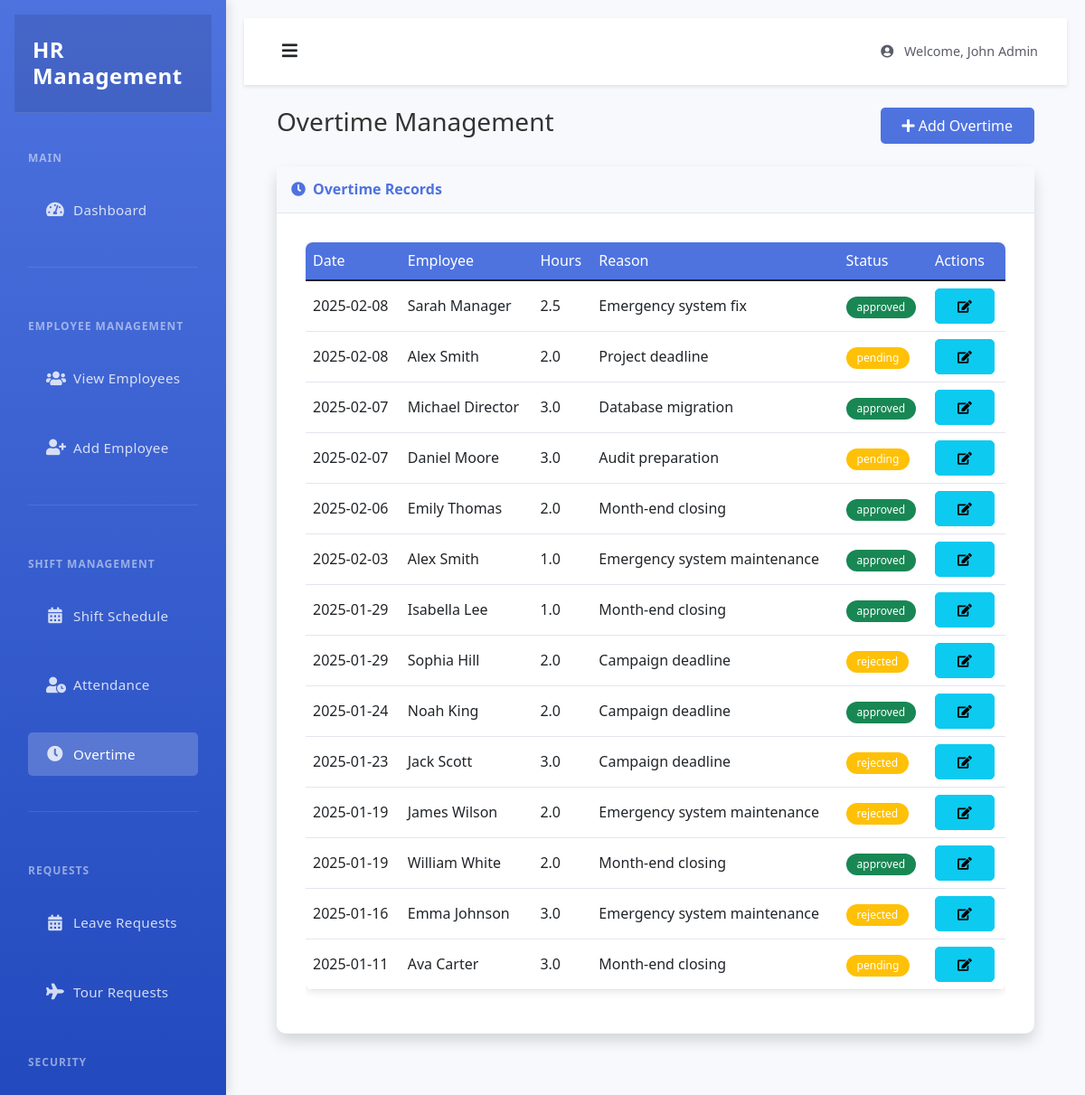
The page /admin/overtime (signed in) on the database its author committed.
### tables this page shows
CREATE TABLE overtime (
    id INTEGER PRIMARY KEY AUTOINCREMENT,
    user_id INTEGER NOT NULL,
    date TEXT NOT NULL,
    hours REAL NOT NULL,
    reason TEXT,
    status TEXT NOT NULL DEFAULT 'pending',
    created_at TIMESTAMP DEFAULT CURRENT_TIMESTAMP,
    FOREIGN KEY (user_id) REFERENCES users (id)
);

CREATE TABLE users (
    id INTEGER PRIMARY KEY AUTOINCREMENT,
    first_name TEXT NOT NULL,
    last_name TEXT NOT NULL,
    email TEXT UNIQUE NOT NULL,
    phone TEXT,
    username TEXT UNIQUE,
    password_hash TEXT NOT NULL,
    role TEXT NOT NULL,
    position TEXT,
    department TEXT,
    salary REAL,
    duration INTEGER,
    join_date TEXT,
    profile_pic TEXT,
    status TEXT DEFAULT 'active',
    created_at TIMESTAMP DEFAULT CURRENT_TIMESTAMP
);

### app.py (the view)
@app.route('/admin/overtime')
@admin_required
def manage_overtime():
    db = get_db()
    cursor = db.cursor()
    cursor.execute('''
        SELECT o.*, u.first_name, u.last_name
        FROM overtime o
        JOIN users u ON o.user_id = u.id
        ORDER BY o.date DESC
    ''')
    overtime_records = cursor.fetchall()
    cursor.execute('''
        SELECT id, first_name, last_name
        FROM users
        WHERE role = 'employee'
        ORDER BY first_name
    ''')
    employees = cursor.fetchall()
    return render_template('admin/overtime.html',
                         overtime_records=overtime_records,
                         employees=employees)

### app.py (called while the page is built)
def get_db():
    if not hasattr(g, 'sqlite_db'):
        g.sqlite_db = sqlite3.connect(app.config['DATABASE'])
        g.sqlite_db.row_factory = sqlite3.Row
    return g.sqlite_db

def admin_required(f):
    @wraps(f)
    def decorated_function(*args, **kwargs):
        if 'is_admin' not in session or not session['is_admin']:
            flash('Admin access required')
            return redirect(url_for('login'))
        return f(*args, **kwargs)
    return decorated_function

### templates/admin/overtime.html (shortened to what this page needs)
{% extends "admin/base.html" %}
{% block content %}
<div class="container-fluid">
    <div class="d-flex justify-content-between align-items-center mb-4">
        <h1 class="h3 text-gray-800">Overtime Management</h1>
        <button class="btn btn-primary" data-bs-toggle="modal" data-bs-target="#addOvertimeModal">
            <i class="fas fa-plus"></i> Add Overtime
        </button>
    </div>
    <div class="card shadow mb-4">
        <div class="card-header py-3">
            <h6 class="m-0 font-weight-bold text-primary">
                <i class="fas fa-clock me-2"></i>Overtime Records
            </h6>
        </div>
        <div class="card-body">
            <div class="table-responsive">
                <table class="table table-hover">
                    <thead>
                        <tr>
                            <th>Date</th>
                            <th>Employee</th>
                            <th>Hours</th>
                            <th>Reason</th>
                            <th>Status</th>
                            <th>Actions</th>
                        </tr>
                    </thead>
                    <tbody>
                        {% for record in overtime_records %}
                        <tr>
                            <td>{{ record.date }}</td>
                            <td>{{ record.first_name }} {{ record.last_name }}</td>
                            <td>{{ record.hours }}</td>
                            <td>{{ record.reason }}</td>
                            <td>
                                <span class="badge bg-{{ 'success' if record.status == 'approved' else 'warning' }}">
                                    {{ record.status }}
                                </span>
                            </td>
                            <td>
                                <button class="btn btn-sm btn-info">
                                    <i class="fas fa-edit"></i>
                                </button>
                            </td>
                        </tr>
                        {% endfor %}
                    </tbody>
                </table>
            </div>
        </div>
    </div>
</div>
{% endblock %}

### static/style.css (style rules this page uses)
* { margin: 0; padding: 0; box-sizing: border-box; }
body { font-family: 'Segoe UI', Tahoma, Geneva, Verdana, sans-serif; line-height: 1.6; background-color: #f8f9fa; color: #333; min-height: 100vh; display: flex; flex-direction: column; }
.card { background: white; border-radius: 10px; box-shadow: 0 2px 15px rgba(0, 0, 0, 0.1); transition: transform 0.2s, box-shadow 0.2s; margin-bottom: 20px; border: none; }
.card-body { padding: 2rem; }
.btn { padding: 0.5rem 1.5rem; border-radius: 5px; transition: all 0.3s; font-weight: 500; }
.btn-primary { background-color: #4e73df; border: none; }
.table { background: white; border-radius: 8px; overflow: hidden; box-shadow: 0 2px 10px rgba(0, 0, 0, 0.1); }
.table th { background-color: #4e73df; color: white; font-weight: 500; border: none; }
.table td { vertical-align: middle; border-color: #e3e6f0; }
.badge { padding: 0.5em 1em; font-weight: 500; border-radius: 30px; }
.card { margin-bottom: 20px; }
.card-header { background-color: #f8f9fc; border-bottom: 1px solid #e3e6f0; }
.font-weight-bold { font-weight: 700 !important; }
.text-primary { color: #4e73df !important; }
.btn-primary { background-color: #4e73df; border-color: #4e73df; }

### rows shown on the page
overtime: date "2025-02-08", first_name "Sarah", last_name "Manager", hours "2.5", reason "Emergency system fix", status "approved"
overtime: date "2025-02-08", first_name "Alex", last_name "Smith", hours "2.0", reason "Project deadline", status "pending"
overtime: date "2025-02-07", first_name "Michael", last_name "Director", hours "3.0", reason "Database migration", status "approved"
overtime: date "2025-02-07", first_name "Daniel", last_name "Moore", hours "3.0", reason "Audit preparation", status "pending"
overtime: date "2025-02-06", first_name "Emily", last_name "Thomas", hours "2.0", reason "Month-end closing", status "approved"
overtime: date "2025-02-03", first_name "Alex", last_name "Smith", hours "1.0", reason "Emergency system maintenance", status "approved"
overtime: date "2025-01-29", first_name "Isabella", last_name "Lee", hours "1.0", reason "Month-end closing", status "approved"
overtime: date "2025-01-29", first_name "Sophia", last_name "Hill", hours "2.0", reason "Campaign deadline", status "rejected"
overtime: date "2025-01-24", first_name "Noah", last_name "King", hours "2.0", reason "Campaign deadline", status "approved"
overtime: date "2025-01-23", first_name "Jack", last_name "Scott", hours "3.0", reason "Campaign deadline", status "rejected"
overtime: date "2025-01-19", first_name "James", last_name "Wilson", hours "2.0", reason "Emergency system maintenance", status "rejected"
overtime: date "2025-01-19", first_name "William", last_name "White", hours "2.0", reason "Month-end closing", status "approved"
overtime: date "2025-01-16", first_name "Emma", last_name "Johnson", hours "3.0", reason "Emergency system maintenance", status "rejected"
overtime: date "2025-01-11", first_name "Ava", last_name "Carter", hours "3.0", reason "Month-end closing", status "pending"

### other values the page prints
{{ session.get('username') }} "John Admin"
